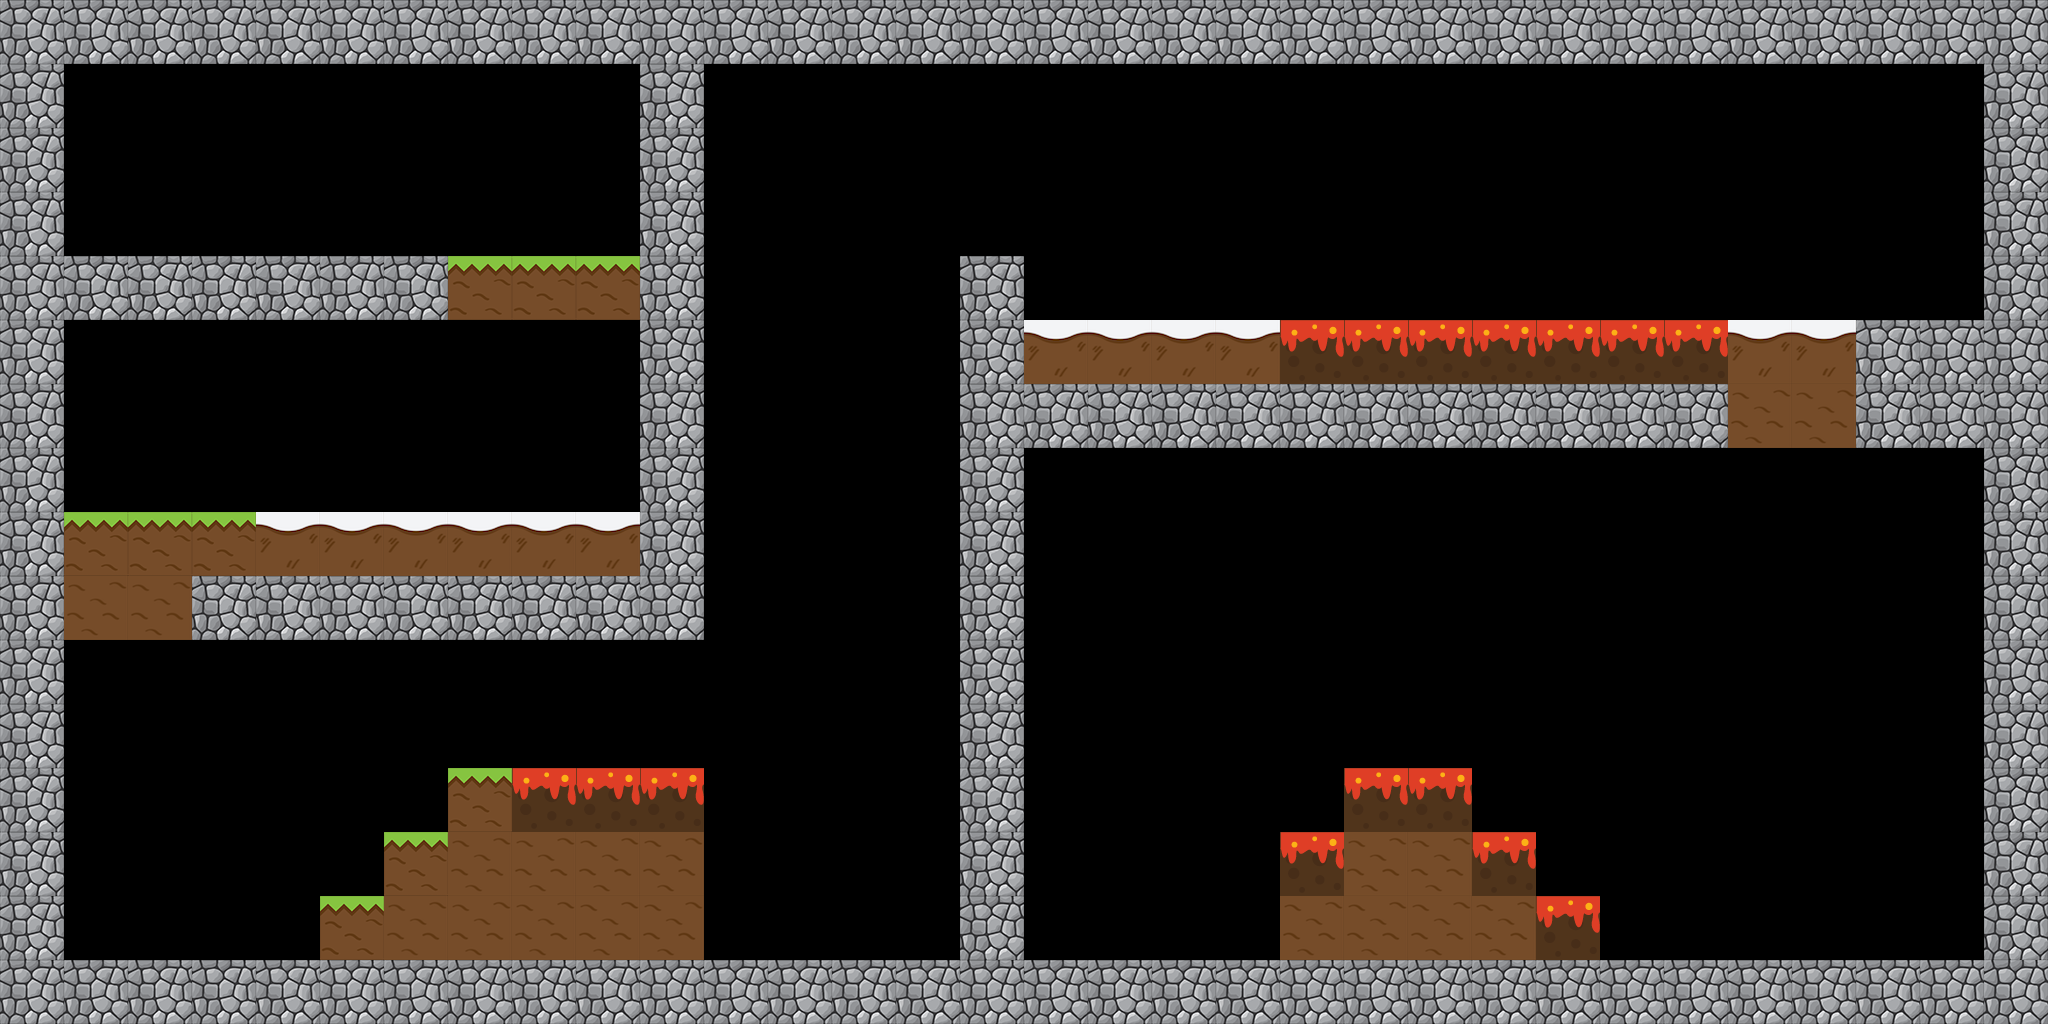

Tiled map render using the project's own tile images. Description and the map definition, with tile-layer contents summarised, below:
An orthogonal 32x16 tile map with 64x64 px tiles, 7 tile layers (rootLayer, rock, grass, sand, ...), 11 tilesets and 8 objects (5x Sarah, Door, Avatar).

<map version="1.0" orientation="orthogonal" renderorder="right-down" width="32" height="16" tilewidth="64" tileheight="64" nextobjectid="82">
 <tileset firstgid="1" name="texture" tilewidth="64" tileheight="64" tilecount="1" columns="1">
  <image source="../textures/texture.png" width="64" height="64" />
 </tileset>
 <tileset firstgid="2" name="earthtile" tilewidth="64" tileheight="64" tilecount="1" columns="1">
  <image source="../textures/earthtile.png" width="64" height="64" />
 </tileset>
 <tileset firstgid="3" name="door" tilewidth="64" tileheight="64" tilecount="8" columns="2">
  <image source="../textures/door.png" width="128" height="256" />
 </tileset>
 <tileset firstgid="11" name="bear" tilewidth="64" tileheight="64" tilecount="6" columns="2">
  <image source="../textures/bear.png" width="185" height="249" />
 </tileset>
 <tileset firstgid="17" name="heigui" tilewidth="64" tileheight="64" tilecount="1" columns="1">
  <image source="../textures/heigui.png" width="64" height="64" />
 </tileset>
 <tileset firstgid="18" name="heigui" tilewidth="64" tileheight="64" tilecount="1" columns="1">
  <image source="../textures/heigui.png" width="64" height="64" />
 </tileset>
 <tileset firstgid="19" name="dirt" tilewidth="64" tileheight="64" tilecount="1" columns="1">
  <image source="../textures/dirt.png" width="64" height="64" />
 </tileset>
 <tileset firstgid="20" name="sand_dirt" tilewidth="64" tileheight="64" tilecount="1" columns="1">
  <image source="../textures/sand_dirt.png" width="64" height="64" />
 </tileset>
 <tileset firstgid="21" name="ice_dirt" tilewidth="64" tileheight="64" tilecount="1" columns="1">
  <image source="../textures/ice_dirt.png" width="64" height="64" />
 </tileset>
 <tileset firstgid="22" name="portion" tilewidth="64" tileheight="64" tilecount="1" columns="1">
  <image source="../textures/potion.png" width="64" height="64" />
 </tileset>
 <tileset firstgid="23" name="lava_dirt" tilewidth="64" tileheight="64" tilecount="1" columns="1">
  <image source="../textures/lava_dirt.png" width="64" height="64" />
  <tile id="0">
   <properties>
    <property name="texture" value="lava_dirt" />
   </properties>
  </tile>
 </tileset>
 <layer name="rootLayer" width="32" height="16">
  <properties>
   <property name="backgroundImage" value="background" />
   <property name="gravity" type="int" value="9" />
   <property name="initialMagicPoints" type="int" value="8" />
   <property name="maxMagicPoints" type="int" value="10" />
  </properties>
  <data>[512 cells, 1 non-empty, 1 distinct tile ids]</data>
 </layer>
 <layer name="rock" width="32" height="16">
  <properties>
   <property name="texture" value="rock" />
  </properties>
  <data>[512 cells, 140 non-empty, 1 distinct tile ids]</data>
 </layer>
 <layer name="grass" width="32" height="16">
  <properties>
   <property name="texture" value="grass_dirt" />
  </properties>
  <data>[512 cells, 9 non-empty, 1 distinct tile ids]</data>
 </layer>
 <layer name="sand" width="32" height="16">
  <properties>
   <property name="texture" value="sand_dirt" />
  </properties>
  <data>[512 cells, 0 non-empty, 0 distinct tile ids]</data>
 </layer>
 <layer name="dirt" width="32" height="16">
  <properties>
   <property name="texture" value="dirt" />
  </properties>
  <data>[512 cells, 19 non-empty, 1 distinct tile ids]</data>
 </layer>
 <layer name="ice" width="32" height="16">
  <properties>
   <property name="texture" value="ice_dirt" />
  </properties>
  <data>[512 cells, 12 non-empty, 1 distinct tile ids]</data>
 </layer>
 <objectgroup name="GoalDoor">
  <properties>
   <property name="texture" value="goal" />
  </properties>
  <object id="76" name="Door" gid="7" x="1025.14" y="959.036" width="64" height="64" />
 </objectgroup>
 <objectgroup name="Avatar">
  <properties>
   <property name="texture" value="bear" />
  </properties>
  <object id="15" name="Avatar" gid="16" x="127.278" y="193.114" width="64" height="64">
   <properties>
    <property name="texture" value="bear" />
   </properties>
  </object>
 </objectgroup>
 <objectgroup name="Ghosts">
  <object id="63" name="Sarah" gid="17" x="63.7439" y="448.178" width="64" height="64">
   <properties>
    <property name="faceRight" type="bool" value="false" />
    <property name="point1X" type="float" value="7" />
    <property name="point1Y" type="float" value="0" />
    <property name="speed" value="1" />
    <property name="texture" value="ghosts" />
   </properties>
  </object>
  <object id="78" name="Sarah" gid="17" x="67.9697" y="704.364" width="64" height="64">
   <properties>
    <property name="faceRight" type="bool" value="false" />
    <property name="point1X" type="float" value="0" />
    <property name="point1Y" type="float" value="-5" />
    <property name="speed" value="1" />
    <property name="texture" value="ghosts" />
   </properties>
  </object>
  <object id="79" name="Sarah" gid="17" x="895.273" y="189.212" width="64" height="64">
   <properties>
    <property name="faceRight" type="bool" value="false" />
    <property name="point1X" type="float" value="0" />
    <property name="point1Y" type="float" value="-10" />
    <property name="speed" value="1" />
    <property name="texture" value="ghosts" />
   </properties>
  </object>
  <object id="80" name="Sarah" gid="17" x="1216.48" y="510.424" width="64" height="64">
   <properties>
    <property name="faceRight" type="bool" value="false" />
    <property name="point1X" type="float" value="0" />
    <property name="point1Y" type="float" value="-5" />
    <property name="speed" value="1" />
    <property name="texture" value="ghosts" />
   </properties>
  </object>
  <object id="81" name="Sarah" gid="17" x="1658.91" y="577.091" width="64" height="64">
   <properties>
    <property name="faceRight" type="bool" value="false" />
    <property name="point1X" type="float" value="3" />
    <property name="point1Y" type="float" value="0" />
    <property name="speed" value="1" />
    <property name="texture" value="ghosts" />
   </properties>
  </object>
 </objectgroup>
 <objectgroup name="MagicPotions">
  <object id="70" gid="22" x="390.11" y="829.004" width="64" height="64">
   <properties>
    <property name="points" type="int" value="6" />
    <property name="texture" value="potions" />
   </properties>
  </object>
 </objectgroup>
 <layer name="lava" width="32" height="16">
  <properties>
   <property name="texture" value="lava_dirt" />
  </properties>
  <data>[512 cells, 15 non-empty, 1 distinct tile ids]</data>
 </layer>
</map>
